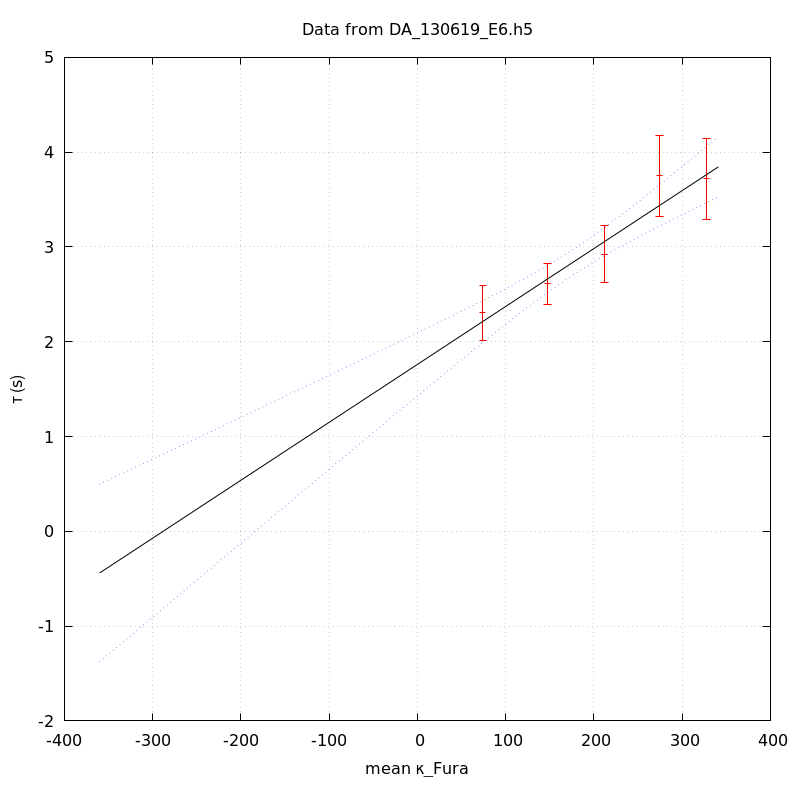

Here is the gnuplot script that generated this plot:
unset key
set grid
set ylabel 'τ (s)'
set xlabel 'mean κ_Fura' noenhanced
set title 'Data from DA_130619_E6.h5' noenhanced
set xrange [-1000<*:*]
plot 'DA_130619_E6_aba_tau_vs_mean_kappa' index 0 using 1:2:(1.96*$3) linecolor rgb 'red' with yerrorbars,\
'' index 1 using 1:2 with lines linecolor rgb 'black',\
'' index 1 using 1:3 with lines linecolor rgb 'blue' lt 'dotted',\
'' index 1 using 1:4 with lines linecolor rgb 'blue' lt 'dotted'
